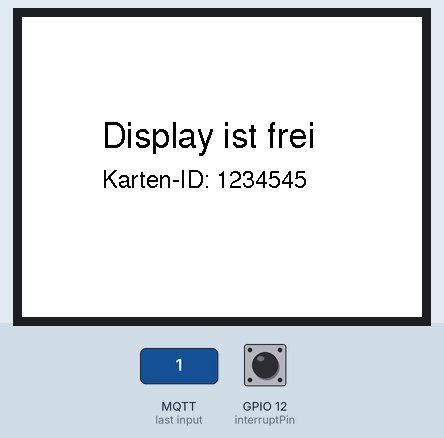
A sketch run on a simulated ESP8266 (NodeMCU). Shown: 400×300 colour display. The inputs (shaded band) are chosen by the test bench; at power-on: GPIO 12 (interruptPin) HIGH. WiFi joins after 1.5 s; servers stay silent unless stated; uploads are accepted with an empty reply; random numbers use the default seed unless the sketch sets one; no MQTT or app messages arrive unless stated; what the sketch prints to the serial monitor is not drawn.

2.8 s: GPIO 12 (interruptPin) pulled LOW for 0.15 s
4.6 s: MQTT message "1" arrives on the first subscribed topic
Above: at 20.5 s.
Timing chart, 0 to 21.1 s (numbered marks = the images above; inputs shaded):
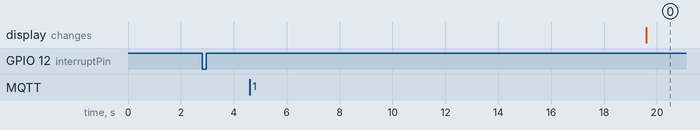

Measured:
- after the input at 2.8 s, every drawn part: stays the same
- after the input at 4.6 s, the display: changes after 15.0 s (image 0)

The sketch:

Story_MQTT.ino
```cpp
#define ENABLE_GxEPD2_GFX 0

#include <GxEPD2_BW.h>
#include <GxEPD2_3C.h>
#include <Fonts/FreeSans18pt7b.h>
#include <Fonts/FreeSans12pt7b.h>
#include <Fonts/FreeSansBold12pt7b.h>
#include <ESP8266WiFi.h>
#include <PubSubClient.h>
#include <ESP8266HTTPClient.h>
#include <ArduinoJson.h>

const unsigned char bitmap [] PROGMEM =
{
  0xFF, 0xFF, 0xFF, 0xFF, 0xFF, 0xFF, 0xFF, 0xFF, 0xFF, 0xFF,
  0xFF, 0xFF, 0xFF, 0xFF, 0xFF, 0xFF, 0xFF, 0xFF, 0x7F, 0x3F,
  0x1F, 0x0F, 0x87, 0xF7, 0xFF, 0xFF, 0xFF, 0xFF, 0xFF, 0xFF,
  0xFF, 0xFF, 0xFF, 0xFF, 0xFF, 0xFF, 0xFF, 0xFF, 0xFF, 0xFF,
  0xFF, 0xFF, 0xFF, 0xFF, 0xFF, 0xFF, 0xFF, 0xFF, 0xFF, 0xFF,
  0xFF, 0xFF, 0xFF, 0xFF, 0xFF, 0xFF, 0xFF, 0xFF, 0xFF, 0xFF,
  0xFF, 0xFF, 0xFF, 0xFF, 0x0F, 0x01, 0x00, 0x00, 0x00, 0x00,
  0x0F, 0x7F, 0xFF, 0xFF, 0xFF, 0xFF, 0xFF, 0xFF, 0xFF, 0xFF,
  0x7F, 0x7F, 0xBF, 0xFF, 0xFF, 0xFF, 0xFF, 0xFF, 0xFF, 0xFF,
  0xFF, 0xFF, 0xFF, 0xFF, 0xFF, 0xFF, 0xFF, 0xFF, 0xFF, 0xFF,
  0xFF, 0xFF, 0xFF, 0xFF, 0xFF, 0xFF, 0xFF, 0xFF, 0x03, 0x07,
  0x0F, 0x1F, 0xFE, 0xC0, 0x00, 0x00, 0x00, 0x00, 0x00, 0x00,
  0x01, 0x07, 0x0F, 0x3F, 0x3F, 0x07, 0x01, 0x00, 0x00, 0x00,
  0x3F, 0xFF, 0xFF, 0xFF, 0xFF, 0xFF, 0xFF, 0xFF, 0xFF, 0xFF,
  0xFF, 0xFF, 0xFF, 0xFF, 0xFF, 0xFF, 0xFF, 0xFF, 0xFF, 0xFF,
  0xFF, 0xFF, 0x3F, 0x0F, 0x07, 0x01, 0x00, 0x00, 0x00, 0x00,
  0x0F, 0x01, 0x80, 0x00, 0x00, 0x00, 0x00, 0xC4, 0xF8, 0xF0,
  0x00, 0x00, 0x00, 0x00, 0x00, 0x00, 0x00, 0x00, 0x00, 0x01,
  0x0F, 0x7F, 0xFF, 0xFF, 0xFF, 0xFF, 0xFF, 0xFF, 0xFF, 0xFF,
  0xFF, 0xFF, 0xFF, 0xFF, 0xFF, 0xFF, 0xFF, 0xFF, 0xFF, 0xF1,
  0x80, 0x00, 0x00, 0x00, 0x00, 0x00, 0x00, 0x00, 0xC0, 0xF8,
  0xFF, 0xFE, 0xF8, 0xFC, 0xFF, 0xFF, 0xFF, 0xF3, 0xC0, 0xFE,
  0xF0, 0xE0, 0x00, 0x00, 0x00, 0x00, 0x00, 0x00, 0x80, 0xE0,
  0xFF, 0xFF, 0xFF, 0xFF, 0xFF, 0xFF, 0xFF, 0xFF, 0xFF, 0xFF,
  0xFF, 0xFF, 0xFF, 0xFF, 0xFF, 0xFF, 0xFF, 0xFF, 0xFF, 0xFF,
  0xFE, 0xFC, 0xF8, 0xF8, 0xF0, 0xF0, 0xF3, 0xE7, 0xEF, 0xFF,
  0xFF, 0xFF, 0xFF, 0xFF, 0xFF, 0xFF, 0xFF, 0xFF, 0xFF, 0xF7,
  0xF0, 0xF8, 0xF8, 0xFC, 0xFE, 0xFF, 0xFF, 0xFF, 0xFF, 0xFF,
  0xFF, 0xFF, 0xFF, 0xFF, 0xFF, 0xFF, 0xFF, 0xFF
};

/**************************** CONFIG ZONE ***********************/
const char* ssid = "WG-Lan";
const char* password = "52489315989173508174";
const char* mqtt_server = "192.168.178.52";
const char* card_id = "1234545";
/****************************************************************/

#if defined (ESP8266)
GxEPD2_3C < GxEPD2_420c, GxEPD2_420c::HEIGHT / 2 > display(GxEPD2_420c(/*CS=D8*/ SS, /*DC=D3*/ 0, /*RST=D4*/ 2, /*BUSY=D2*/ 4));
#endif

WiFiClient espClient;
PubSubClient client(espClient);
HTTPClient http;
StaticJsonDocument<2048> doc;
void drawStory(const char &abbr, const char &title, int &progress, const char &assignee);
void ICACHE_RAM_ATTR buttonClick();
int pressed = false;
const byte interruptPin = 12;

void setup_wifi() {

  delay(10);
  Serial.print("Connecting to ");
  Serial.println(ssid);

  WiFi.begin(ssid, password);

  while (WiFi.status() != WL_CONNECTED) {
    delay(500);
    Serial.print(".");
  }

  randomSeed(micros());

  Serial.println("WiFi connected");
  Serial.println("IP address: ");
  Serial.println(WiFi.localIP());
}

void drawStory(const char* abbr, const char* title, int progress, const char* assignee)
{
  display.setFullWindow();
  display.firstPage();
  do
  {
    display.fillScreen(GxEPD_WHITE);
    display.setFont(&FreeSansBold12pt7b);
    display.setTextColor(GxEPD_BLACK);
    display.setCursor(0, 30);
    display.println(abbr);
    display.println();
    display.setFont(&FreeSans18pt7b);
    display.println(title);
    if (progress < 100) {
      display.fillRect(20, 150, progress, 20, GxEPD_BLACK);
      display.drawRect(20 + progress, 150, 100 - progress, 20, GxEPD_BLACK);
    } else {
      display.drawBitmap(20, 150, bitmap, 48, 48, GxEPD_RED);
    }
    display.setFont(&FreeSans12pt7b);
    display.setCursor(0, 280);
    display.println(assignee);
  }
  while (display.nextPage());
  display.hibernate();
  Serial.println("Display write completed");
}

void callback(char* topic, byte* payload, unsigned int length) {
  Serial.print("Message arrived [");
  Serial.print(topic);
  Serial.print("] ");
  char url[128];
  strcpy(url, "http://");
  strcat(url, mqtt_server);
  strcat(url, ":3000/issue/");
  for (int i = 0; i < length; i++) {
    Serial.print((char)payload[i]);
    char c = char(payload[i]);
    char *pChar = &c;
    strcat(url, pChar);
  }
  Serial.println();
  if (length > 1) {

    http.begin(url);
    int httpResponseCode = http.GET();

    if (httpResponseCode > 0) {

      String response = http.getString();
      deserializeJson(doc, http.getString());
      const char* rowOne = doc["row1"];
      const char* rowZero = doc["row0"];
      const char* rowThree = doc["row3"];
      int rowTwo = doc["row2"];
      drawStory(rowZero, rowOne, rowTwo, rowThree);

    } else {
      Serial.print("Error on sending GET Request: ");
      Serial.println(httpResponseCode);
    }

  } else {
    display.setFullWindow();
    display.firstPage();
    do
    {
      display.setFont(&FreeSans18pt7b);
      display.fillScreen(GxEPD_WHITE);
      display.setCursor(80, 130);
      display.setTextColor(GxEPD_BLACK);
      display.println("Display ist frei");
      display.setFont(&FreeSans12pt7b);
      display.setCursor(80, 170);
      display.print("Karten-ID: ");
      display.print(card_id);
    }
    while (display.nextPage());
    display.hibernate();
  }


}

void reconnect() {
  while (!client.connected()) {
    Serial.print("Attempting MQTT connection...");
    String clientId = "ESP8266Client-";
    clientId += String(random(0xffff), HEX);
    if (client.connect(clientId.c_str())) {
      Serial.println("connected");
      client.subscribe(card_id);
    } else {
      Serial.print("failed, rc=");
      Serial.print(client.state());
      Serial.println(" try again in 5 seconds");
      delay(5000);
    }
  }
}

void setup() {
  Serial.begin(115200);
  display.init(115200);
  display.hibernate();
  pinMode (interruptPin, INPUT_PULLUP);
  attachInterrupt(digitalPinToInterrupt(interruptPin), buttonClick, RISING);
  setup_wifi();
  client.setServer(mqtt_server, 1883);
  client.setCallback(callback);
}

void loop() {

  if (!client.connected()) {
    reconnect();
  }
  client.loop();

  if (pressed == true) {
    char url[128];
    strcpy(url, "http://");
    strcat(url, mqtt_server);
    strcat(url, ":3000/card/");
    strcat(url, card_id);
    http.begin(url);
    int httpResponseCode = http.PUT("");
    if (httpResponseCode > 0) {
      Serial.println("Status changed");
    }
    pressed = false;
  }
}

void ICACHE_RAM_ATTR buttonClick()
{
  pressed = true;
}
```
